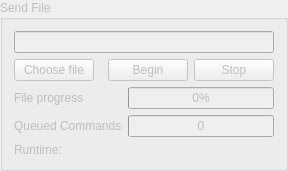
       <widget class="QGroupBox" name="groupBoxSendFile">
        <property name="enabled">
         <bool>false</bool>
        </property>
        <property name="title">
         <string>Send File</string>
        </property>
        <layout class="QVBoxLayout" name="verticalLayout_12">
         <item>
          <layout class="QGridLayout" name="gridLayout_2" rowstretch="0,0,0,0" columnstretch="0,0,0,0">
           <item row="1" column="3">
            <widget class="QPushButton" name="Stop">
             <property name="text">
              <string>Stop</string>
             </property>
            </widget>
           </item>
           <item row="1" column="1">
            <spacer name="horizontalSpacer">
             <property name="orientation">
              <enum>Qt::Horizontal</enum>
             </property>
             <property name="sizeHint" stdset="0">
              <size>
               <width>2</width>
               <height>20</height>
              </size>
             </property>
            </spacer>
           </item>
           <item row="1" column="0">
            <widget class="QPushButton" name="openFile">
             <property name="text">
              <string>Choose file</string>
             </property>
            </widget>
           </item>
           <item row="1" column="2">
            <widget class="QPushButton" name="Begin">
             <property name="text">
              <string>Begin</string>
             </property>
            </widget>
           </item>
           <item row="0" column="0" colspan="4">
            <widget class="QLineEdit" name="filePath"/>
           </item>
          </layout>
         </item>
         <item>
          <layout class="QGridLayout" name="gridLayout_5">
           <item row="0" column="1">
            <widget class="QProgressBar" name="progressFileSend">
             <property name="sizePolicy">
              <sizepolicy hsizetype="MinimumExpanding" vsizetype="Fixed">
               <horstretch>0</horstretch>
               <verstretch>0</verstretch>
              </sizepolicy>
             </property>
             <property name="value">
              <number>0</number>
             </property>
            </widget>
           </item>
           <item row="1" column="1">
            <widget class="QProgressBar" name="progressQueuedCommands">
             <property name="sizePolicy">
              <sizepolicy hsizetype="MinimumExpanding" vsizetype="Fixed">
               <horstretch>0</horstretch>
               <verstretch>0</verstretch>
              </sizepolicy>
             </property>
             <property name="maximum">
              <number>10</number>
             </property>
             <property name="value">
              <number>0</number>
             </property>
             <property name="format">
              <string>%v</string>
             </property>
            </widget>
           </item>
           <item row="0" column="0">
            <widget class="QLabel" name="labelFileSendProgress">
             <property name="sizePolicy">
              <sizepolicy hsizetype="Preferred" vsizetype="Preferred">
               <horstretch>0</horstretch>
               <verstretch>0</verstretch>
              </sizepolicy>
             </property>
             <property name="text">
              <string>File progress</string>
             </property>
            </widget>
           </item>
           <item row="1" column="0">
            <widget class="QLabel" name="labelQueuedCommands">
             <property name="sizePolicy">
              <sizepolicy hsizetype="Preferred" vsizetype="Preferred">
               <horstretch>0</horstretch>
               <verstretch>0</verstretch>
              </sizepolicy>
             </property>
             <property name="text">
              <string>Queued Commands</string>
             </property>
            </widget>
           </item>
          </layout>
         </item>
         <item>
          <layout class="QHBoxLayout" name="horizontalLayout_3" stretch="1,4">
           <item>
            <widget class="QLabel" name="labelRuntime">
             <property name="enabled">
              <bool>false</bool>
             </property>
             <property name="text">
              <string>Runtime:</string>
             </property>
            </widget>
           </item>
           <item>
            <widget class="QLabel" name="outputRuntime">
             <property name="enabled">
              <bool>false</bool>
             </property>
             <property name="text">
              <string/>
             </property>
            </widget>
           </item>
          </layout>
         </item>
        </layout>
       </widget>
